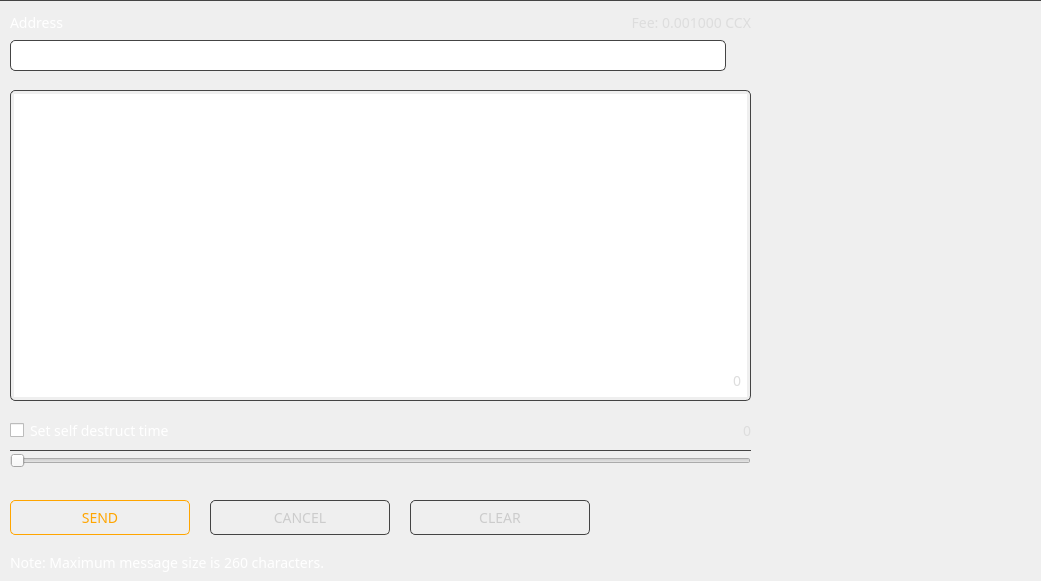
     <widget class="QGroupBox" name="newMessageBox">
      <property name="geometry">
       <rect>
        <x>210</x>
        <y>105</y>
        <width>1041</width>
        <height>581</height>
       </rect>
      </property>
      <property name="styleSheet">
       <string notr="true">border-top: 1px solid #444; font-family: 'Poppins';</string>
      </property>
      <property name="title">
       <string/>
      </property>
      <widget class="QPushButton" name="m_sendMessageButton">
       <property name="geometry">
        <rect>
         <x>10</x>
         <y>500</y>
         <width>180</width>
         <height>35</height>
        </rect>
       </property>
       <property name="minimumSize">
        <size>
         <width>180</width>
         <height>35</height>
        </size>
       </property>
       <property name="maximumSize">
        <size>
         <width>180</width>
         <height>35</height>
        </size>
       </property>
       <property name="font">
        <font>
         <family>Poppins</family>
         <pointsize>-1</pointsize>
        </font>
       </property>
       <property name="styleSheet">
        <string notr="true">QPushButton#m_sendMessageButton {color: orange; ; border: 1px solid orange; font-size: 14px; border-radius: 5px; font-family: 'Poppins';}

QPushButton#m_sendMessageButton:hover {color:#FFD700; ; border: 1px solid orange; font-size: 14px; border-radius: 5px;font-family: 'Poppins';}</string>
       </property>
       <property name="text">
        <string>SEND</string>
       </property>
      </widget>
      <widget class="QLabel" name="m_messageFee">
       <property name="geometry">
        <rect>
         <x>400</x>
         <y>10</y>
         <width>351</width>
         <height>25</height>
        </rect>
       </property>
       <property name="minimumSize">
        <size>
         <width>100</width>
         <height>25</height>
        </size>
       </property>
       <property name="maximumSize">
        <size>
         <width>360</width>
         <height>16777215</height>
        </size>
       </property>
       <property name="font">
        <font>
         <family>Poppins</family>
         <pointsize>-1</pointsize>
        </font>
       </property>
       <property name="styleSheet">
        <string notr="true">color: #ddd; font-size: 14px; font-family: 'Poppins';
border: none;</string>
       </property>
       <property name="text">
        <string notr="true">Fee: 0.001000 CCX</string>
       </property>
       <property name="alignment">
        <set>Qt::AlignRight|Qt::AlignTrailing|Qt::AlignVCenter</set>
       </property>
      </widget>
      <widget class="QPushButton" name="m_cancelMessageButton">
       <property name="geometry">
        <rect>
         <x>210</x>
         <y>500</y>
         <width>180</width>
         <height>35</height>
        </rect>
       </property>
       <property name="minimumSize">
        <size>
         <width>180</width>
         <height>35</height>
        </size>
       </property>
       <property name="maximumSize">
        <size>
         <width>180</width>
         <height>35</height>
        </size>
       </property>
       <property name="font">
        <font>
         <family>Poppins</family>
         <pointsize>-1</pointsize>
        </font>
       </property>
       <property name="styleSheet">
        <string notr="true">QPushButton#m_cancelMessageButton {color: #ccc; border: 1px solid #444; font-size: 14px; border-radius: 5px;font-family: 'Poppins';}

QPushButton#m_cancelMessageButton:hover {color: #fff; border: 1px solid #444; font-size: 14px; border-radius: 5px; font-family: 'Poppins';}</string>
       </property>
       <property name="text">
        <string>CANCEL</string>
       </property>
      </widget>
      <widget class="QPushButton" name="m_clearMessageButton">
       <property name="geometry">
        <rect>
         <x>410</x>
         <y>500</y>
         <width>180</width>
         <height>35</height>
        </rect>
       </property>
       <property name="minimumSize">
        <size>
         <width>180</width>
         <height>35</height>
        </size>
       </property>
       <property name="maximumSize">
        <size>
         <width>180</width>
         <height>35</height>
        </size>
       </property>
       <property name="font">
        <font>
         <family>Poppins</family>
         <pointsize>-1</pointsize>
        </font>
       </property>
       <property name="cursor">
        <cursorShape>ArrowCursor</cursorShape>
       </property>
       <property name="styleSheet">
        <string notr="true">QPushButton#m_clearMessageButton {color: #ccc; border: 1px solid #444; font-size: 14px; border-radius: 5px;font-family: 'Poppins';}

QPushButton#m_clearMessageButton:hover {color: #fff; border: 1px solid #444; font-size: 14px; border-radius: 5px; font-family: 'Poppins';}</string>
       </property>
       <property name="text">
        <string>CLEAR</string>
       </property>
      </widget>
      <widget class="QLineEdit" name="m_addressMessageEdit">
       <property name="geometry">
        <rect>
         <x>10</x>
         <y>40</y>
         <width>716</width>
         <height>31</height>
        </rect>
       </property>
       <property name="minimumSize">
        <size>
         <width>0</width>
         <height>31</height>
        </size>
       </property>
       <property name="font">
        <font>
         <family>Poppins</family>
         <pointsize>-1</pointsize>
        </font>
       </property>
       <property name="styleSheet">
        <string notr="true">padding: 3px; border: 1px solid #444; border-radius: 5px; font-family: 'Poppins'; font-size: 14px; color: #aaa;</string>
       </property>
       <property name="text">
        <string/>
       </property>
      </widget>
      <widget class="QLabel" name="adressLabel_2">
       <property name="geometry">
        <rect>
         <x>10</x>
         <y>10</y>
         <width>121</width>
         <height>25</height>
        </rect>
       </property>
       <property name="font">
        <font>
         <family>Poppins</family>
         <pointsize>-1</pointsize>
        </font>
       </property>
       <property name="styleSheet">
        <string notr="true">color: #fff; font-size: 14px; font-family: 'Poppins';
border: none;</string>
       </property>
       <property name="text">
        <string>Address</string>
       </property>
      </widget>
      <widget class="QTextEdit" name="m_messageTextEdit">
       <property name="geometry">
        <rect>
         <x>10</x>
         <y>90</y>
         <width>741</width>
         <height>311</height>
        </rect>
       </property>
       <property name="maximumSize">
        <size>
         <width>16777215</width>
         <height>16777215</height>
        </size>
       </property>
       <property name="font">
        <font>
         <family>Poppins</family>
         <pointsize>-1</pointsize>
        </font>
       </property>
       <property name="styleSheet">
        <string notr="true">padding: 3px; border: 1px solid #444; border-radius: 5px; font-family: 'Poppins'; font-size: 14px; color: #aaa;</string>
       </property>
       <property name="html">
        <string notr="true">&lt;!DOCTYPE HTML PUBLIC &quot;-//W3C//DTD HTML 4.0//EN&quot; &quot;http://www.w3.org/TR/REC-html40/strict.dtd&quot;&gt;
&lt;html&gt;&lt;head&gt;&lt;meta name=&quot;qrichtext&quot; content=&quot;1&quot; /&gt;&lt;style type=&quot;text/css&quot;&gt;
p, li { white-space: pre-wrap; }
&lt;/style&gt;&lt;/head&gt;&lt;body style=&quot; font-family:'Poppins'; font-size:14px; font-weight:400; font-style:normal;&quot;&gt;
&lt;p style=&quot;-qt-paragraph-type:empty; margin-top:0px; margin-bottom:0px; margin-left:0px; margin-right:0px; -qt-block-indent:0; text-indent:0px; font-family:'.Helvetica Neue DeskInterface'; font-size:13pt;&quot;&gt;&lt;br /&gt;&lt;/p&gt;&lt;/body&gt;&lt;/html&gt;</string>
       </property>
       <property name="acceptRichText">
        <bool>false</bool>
       </property>
      </widget>
      <widget class="QCheckBox" name="m_ttlCheck">
       <property name="geometry">
        <rect>
         <x>10</x>
         <y>420</y>
         <width>211</width>
         <height>21</height>
        </rect>
       </property>
       <property name="font">
        <font>
         <family>Poppins</family>
         <pointsize>-1</pointsize>
        </font>
       </property>
       <property name="toolTip">
        <string>Do not include message in blockchain</string>
       </property>
       <property name="styleSheet">
        <string notr="true">color: #fff; font-size: 14px; font-family: 'Poppins';
border: none;</string>
       </property>
       <property name="text">
        <string>Set self destruct time</string>
       </property>
      </widget>
      <widget class="QSlider" name="m_ttlSlider">
       <property name="geometry">
        <rect>
         <x>10</x>
         <y>450</y>
         <width>741</width>
         <height>22</height>
        </rect>
       </property>
       <property name="styleSheet">
        <string notr="true">color: white;</string>
       </property>
       <property name="singleStep">
        <number>300</number>
       </property>
       <property name="orientation">
        <enum>Qt::Horizontal</enum>
       </property>
       <property name="tickInterval">
        <number>1</number>
       </property>
      </widget>
      <widget class="QPushButton" name="m_addressBookMessageButton">
       <property name="geometry">
        <rect>
         <x>730</x>
         <y>43</y>
         <width>25</width>
         <height>25</height>
        </rect>
       </property>
       <property name="minimumSize">
        <size>
         <width>25</width>
         <height>25</height>
        </size>
       </property>
       <property name="maximumSize">
        <size>
         <width>260</width>
         <height>35</height>
        </size>
       </property>
       <property name="font">
        <font>
         <family>Poppins</family>
        </font>
       </property>
       <property name="styleSheet">
        <string notr="true">border: none;</string>
       </property>
       <property name="text">
        <string/>
       </property>
       <property name="icon">
        <iconset resource="../../resources.qrc">
         <normaloff>:/icons/address-book</normaloff>:/icons/address-book</iconset>
       </property>
      </widget>
      <widget class="QLabel" name="m_ttlLabel">
       <property name="geometry">
        <rect>
         <x>670</x>
         <y>420</y>
         <width>81</width>
         <height>21</height>
        </rect>
       </property>
       <property name="font">
        <font>
         <family>Poppins</family>
         <pointsize>-1</pointsize>
        </font>
       </property>
       <property name="styleSheet">
        <string notr="true">color: #ddd; font-size: 14px; font-family: 'Poppins';
border: none;</string>
       </property>
       <property name="text">
        <string>0</string>
       </property>
       <property name="alignment">
        <set>Qt::AlignRight|Qt::AlignTrailing|Qt::AlignVCenter</set>
       </property>
      </widget>
      <widget class="QLabel" name="m_messageLength">
       <property name="geometry">
        <rect>
         <x>660</x>
         <y>370</y>
         <width>81</width>
         <height>21</height>
        </rect>
       </property>
       <property name="font">
        <font>
         <family>Poppins</family>
         <pointsize>-1</pointsize>
        </font>
       </property>
       <property name="styleSheet">
        <string notr="true">color: #ddd; font-size: 14px; font-family: 'Poppins';
border: none;</string>
       </property>
       <property name="text">
        <string>0</string>
       </property>
       <property name="alignment">
        <set>Qt::AlignRight|Qt::AlignTrailing|Qt::AlignVCenter</set>
       </property>
      </widget>
      <widget class="QLabel" name="adressLabel_3">
       <property name="geometry">
        <rect>
         <x>10</x>
         <y>550</y>
         <width>341</width>
         <height>25</height>
        </rect>
       </property>
       <property name="font">
        <font>
         <family>Poppins</family>
         <pointsize>-1</pointsize>
        </font>
       </property>
       <property name="styleSheet">
        <string notr="true">color: #fff; font-size: 14px; font-family: 'Poppins';
border: none;</string>
       </property>
       <property name="text">
        <string>Note: Maximum message size is 260 characters.</string>
       </property>
      </widget>
     </widget>
